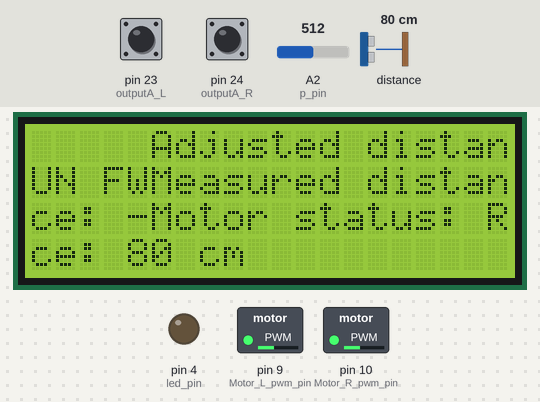
A sketch run on a simulated Arduino Mega 2560, built with avr-gcc and run on an emulated ATmega2560. On the bench: 20×4 character LCD, switched loads named in the sketch (green lamp = pin HIGH), output pins drawn as LEDs (lit = HIGH). The test bench sets the inputs (shaded band); at power-on: distance to the obstacle 80 cm, A2 (p_pin) = 512, pin 23 (outputA_L) HIGH, pin 24 (outputA_R) HIGH.

Above: at 1.2 s.
1.3 s: distance to the obstacle set to 2 cm
At 2.5 s:
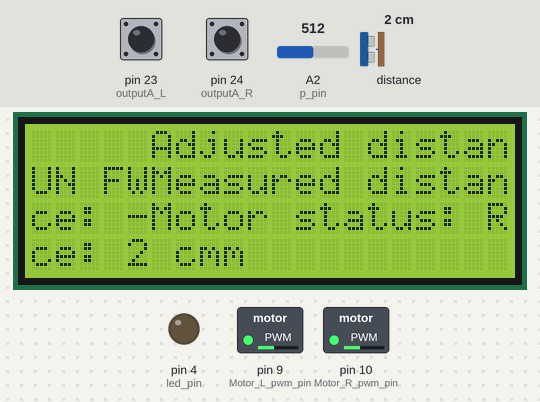
2.8 s: A2 (p_pin) set to 577
4.3 s: A2 (p_pin) set to 601
At 5.0 s:
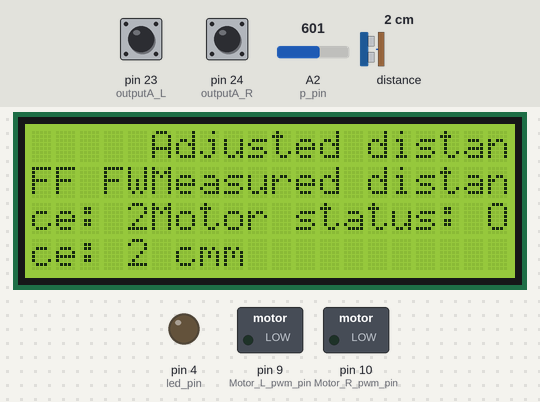
7.3 s: distance to the obstacle set to 18 cm
At 8.4 s:
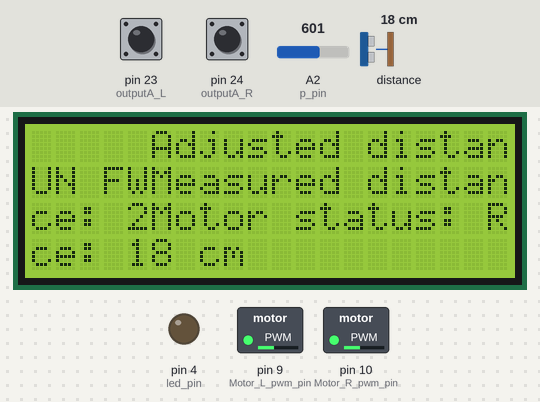
10.3 s: A2 (p_pin) set to 306
At 10.8 s:
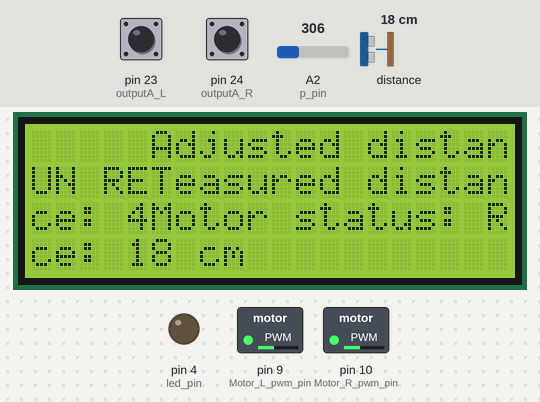
13.3 s: distance to the obstacle set to 4 cm
At 14.7 s:
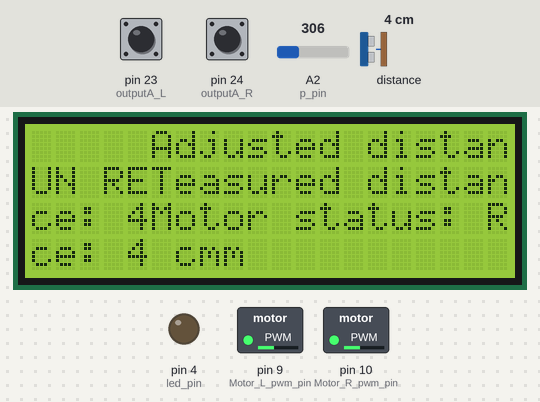
Timing chart, 0 to 15.8 s (numbered marks = the images above; inputs shaded):
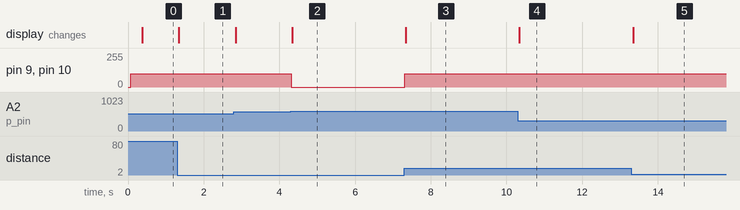

The sketch:

ex4_lidar_object_follow.ino
```cpp
// https://github.com/garmin/LIDARLite_Arduino_Library/blob/master/examples/v3/GetDistanceI2c/GetDistanceI2c.ino
// https://github.com/garmin/LIDARLite_Arduino_Library/issues/14


// include the library code:
#include <LiquidCrystal.h>

// initialize the library by associating any needed LCD interface pin
// with the arduino pin number it is connected to
const int rs = 37, en = 36, d4 = 35, d5 = 34, d6 = 33, d7 = 32;
LiquidCrystal lcd(rs, en, d4, d5, d6, d7);

//===============Defined constants========================================
#define Motor_L_dir_pin 7
#define Motor_R_dir_pin 8
#define Motor_L_pwm_pin 9
#define Motor_R_pwm_pin 10
#define led_pin 4

// Rotary Encoder Inputs
//------Right motor
#define outputA_R 24  //CLK to D24
#define outputB_R 2   //DT to D2
//------Left motor
#define outputA_L 23  //CLK to D23
#define outputB_L 3   //DT to D3

#define Motor_forward 0
#define Motor_return 1

//===============Setting constants==============================
const float steps_per_cm = 293 / 30.0;         //distance unit:cm
int run_speed = 100;
int counter_R = 0;  // amount of right encoder pulses
int counter_L = 0;  // amount of left encoder pulses
int currentStateA_R, currentStateA_L, lastStateA_R, lastStateA_L;

int p_pin = A2; // potentional meter pin

int target_distance = 30; // default as 30cm, but can be adjusted from potentional meter(range 20cm to 100cm)
int meausred_distance;
String motor_status = ""; // OFF,RUN FW,RUN RET

#include <Wire.h>
#include <LIDARLite.h>

LIDARLite myLidarLite;

void setup()
{
  // Set encoder pins as inputs
  pinMode(outputA_R, INPUT);
  pinMode(outputB_R, INPUT);
  pinMode(outputA_L, INPUT);
  pinMode(outputB_L, INPUT);
  pinMode(led_pin, OUTPUT);

  // Read the initial state of outputA
  lastStateA_R = digitalRead(outputA_R);
  lastStateA_L = digitalRead(outputA_L);

  Wire.begin();
  lcd.begin(20, 4);

  Serial.begin(9600); // Initialize serial connection to display distance readings

  myLidarLite.begin(0, true); // Set configuration to default and I2C to 400 kHz

  myLidarLite.configure(0); // Change this number to try out alternate configurations
}

void loop()
{
  target_distance = analogRead(p_pin) * 80 / 1023.0 + 20; //range 20cm to 1m
  meausred_distance = myLidarLite.distance(false);

  if (meausred_distance > target_distance)
    motor_status = "RUN FW";
  else if (meausred_distance < target_distance)
    motor_status = "RUN RET";
  else
    motor_status = "OFF";

  Move(meausred_distance - target_distance);
  counter_update();

  lcd.setCursor(5, 0);
  lcd.print("Adjusted distance: ");
  lcd.print(target_distance);
  lcd.print(" cm");

  lcd.setCursor(5, 1);
  lcd.print("Measured distance: ");
  lcd.print(meausred_distance);
  lcd.print(" cm");

  lcd.setCursor(5, 2);
  lcd.print("Motor status: ");
  lcd.print(motor_status);
}

void Move(int distance)
{
  int forward_or_return = distance > 0 ? Motor_forward : Motor_return; // decide the direction to go

  if (counter_R < abs(steps_per_cm * distance)) {                     // run the car to correct direction with correct distance
    digitalWrite(Motor_R_dir_pin, forward_or_return);
    digitalWrite(Motor_L_dir_pin, forward_or_return);
    analogWrite(Motor_L_pwm_pin, run_speed);
    analogWrite(Motor_R_pwm_pin, run_speed);
  }
  else {                                                             // stop
    analogWrite(Motor_R_pwm_pin, 0);
    analogWrite(Motor_L_pwm_pin, 0);
  }
}

void counter_update() {
  currentStateA_L = digitalRead(outputA_L);
  if (currentStateA_L != lastStateA_L && currentStateA_L == 1) {
    counter_L++;
  }
  lastStateA_L = currentStateA_L;
  delay(1);

  currentStateA_R = digitalRead(outputA_R);
  if (currentStateA_R != lastStateA_R && currentStateA_R == 1) {
    counter_R++;
  }
  lastStateA_R = currentStateA_R;
  delay(1);
}
```

Measured:
- the behaviour switches between 589 and 590 on A2 (p_pin) (found by bisection; images 1 and 2)
- after the input at 1.3 s, the display: changes at once (image 1)
- after the input at 4.3 s, pin 9 (Motor_L_pwm_pin), pin 10 (Motor_R_pwm_pin): 100/255 → 0/255 at once; the display: changes at once (image 2)
- after the input at 7.3 s, pin 9 (Motor_L_pwm_pin), pin 10 (Motor_R_pwm_pin): 0/255 → 100/255 at once; the display: changes at once (image 3)
- after the input at 10.3 s, the display: changes at once (image 4)
- after the input at 13.3 s, the display: changes after 0.05 s (image 5)
